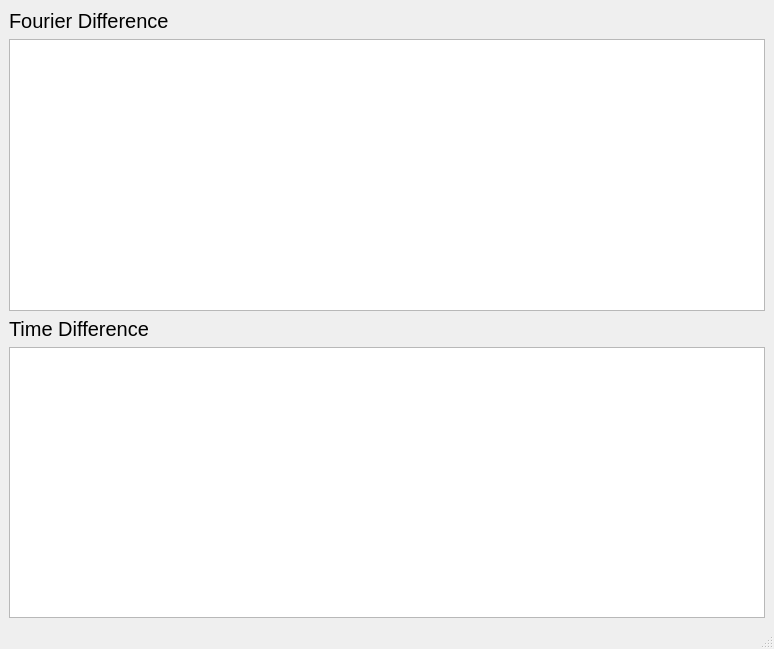
<?xml version="1.0" encoding="UTF-8"?>
<ui version="4.0">
 <class>MainWindow</class>
 <widget class="QMainWindow" name="MainWindow">
  <property name="geometry">
   <rect>
    <x>0</x>
    <y>0</y>
    <width>774</width>
    <height>649</height>
   </rect>
  </property>
  <property name="windowTitle">
   <string>MainWindow</string>
  </property>
  <widget class="QWidget" name="centralwidget">
   <layout class="QVBoxLayout" name="verticalLayout_4">
    <item>
     <layout class="QVBoxLayout" name="verticalLayout"/>
    </item>
    <item>
     <widget class="QLabel" name="label">
      <property name="font">
       <font>
        <pointsize>15</pointsize>
       </font>
      </property>
      <property name="text">
       <string>Fourier Difference</string>
      </property>
     </widget>
    </item>
    <item>
     <widget class="PlotWidget" name="graphicsView"/>
    </item>
    <item>
     <layout class="QVBoxLayout" name="verticalLayout_3"/>
    </item>
    <item>
     <widget class="QLabel" name="label_2">
      <property name="font">
       <font>
        <pointsize>15</pointsize>
       </font>
      </property>
      <property name="text">
       <string>Time Difference</string>
      </property>
     </widget>
    </item>
    <item>
     <widget class="PlotWidget" name="graphicsView_2"/>
    </item>
   </layout>
  </widget>
  <widget class="QMenuBar" name="menubar">
   <property name="geometry">
    <rect>
     <x>0</x>
     <y>0</y>
     <width>774</width>
     <height>22</height>
    </rect>
   </property>
  </widget>
  <widget class="QStatusBar" name="statusbar"/>
 </widget>
 <customwidgets>
  <customwidget>
   <class>PlotWidget</class>
   <extends>QGraphicsView</extends>
   <header>pyqtgraph</header>
  </customwidget>
 </customwidgets>
 <resources/>
 <connections/>
</ui>
